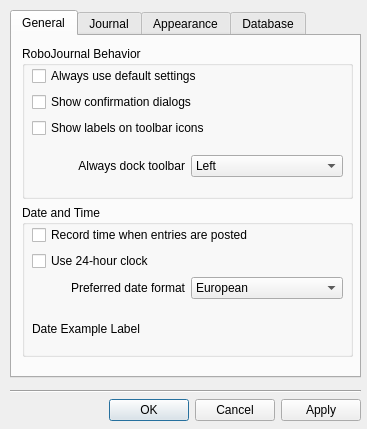
<?xml version="1.0" encoding="UTF-8"?>
<ui version="4.0">
 <class>Config</class>
 <widget class="QDialog" name="Config">
  <property name="geometry">
   <rect>
    <x>0</x>
    <y>0</y>
    <width>367</width>
    <height>429</height>
   </rect>
  </property>
  <property name="windowTitle">
   <string>Dialog</string>
  </property>
  <property name="windowIcon">
   <iconset resource="images.qrc">
    <normaloff>:/icons/robojournal-icon.png</normaloff>:/icons/robojournal-icon.png</iconset>
  </property>
  <widget class="QWidget" name="layoutWidget12">
   <property name="geometry">
    <rect>
     <x>10</x>
     <y>10</y>
     <width>351</width>
     <height>411</height>
    </rect>
   </property>
   <layout class="QVBoxLayout" name="verticalLayout_4">
    <item>
     <widget class="QTabWidget" name="TabBox">
      <property name="tabPosition">
       <enum>QTabWidget::North</enum>
      </property>
      <property name="tabShape">
       <enum>QTabWidget::Rounded</enum>
      </property>
      <property name="currentIndex">
       <number>0</number>
      </property>
      <property name="elideMode">
       <enum>Qt::ElideNone</enum>
      </property>
      <property name="documentMode">
       <bool>false</bool>
      </property>
      <widget class="QWidget" name="Tab_General">
       <attribute name="title">
        <string>General</string>
       </attribute>
       <attribute name="toolTip">
        <string>Program-wide settings</string>
       </attribute>
       <widget class="QWidget" name="layoutWidget1">
        <property name="geometry">
         <rect>
          <x>10</x>
          <y>10</y>
          <width>331</width>
          <height>311</height>
         </rect>
        </property>
        <layout class="QVBoxLayout" name="verticalLayout_5" stretch="1,1">
         <item>
          <widget class="QGroupBox" name="groupBox_2">
           <property name="title">
            <string>RoboJournal Behavior</string>
           </property>
           <widget class="QWidget" name="layoutWidget2">
            <property name="geometry">
             <rect>
              <x>10</x>
              <y>20</y>
              <width>311</width>
              <height>111</height>
             </rect>
            </property>
            <layout class="QGridLayout" name="gridLayout_4">
             <item row="0" column="0" colspan="2">
              <widget class="QCheckBox" name="UseDefaults">
               <property name="toolTip">
                <string>&lt;p&gt;If checked, this field will force RoboJournal to use or suggest default settings for all applicable situations.&lt;/p&gt;</string>
               </property>
               <property name="text">
                <string>Always use default settings</string>
               </property>
              </widget>
             </item>
             <item row="1" column="0" colspan="2">
              <widget class="QCheckBox" name="ShowConfirmation">
               <property name="toolTip">
                <string>&lt;!DOCTYPE HTML PUBLIC &quot;-//W3C//DTD HTML 4.0//EN&quot; &quot;http://www.w3.org/TR/REC-html40/strict.dtd&quot;&gt;
&lt;html&gt;&lt;head&gt;&lt;meta name=&quot;qrichtext&quot; content=&quot;1&quot; /&gt;&lt;style type=&quot;text/css&quot;&gt;
p, li { white-space: pre-wrap; }
&lt;/style&gt;&lt;/head&gt;&lt;body style=&quot; font-family:'Sans'; font-size:10pt; font-weight:400; font-style:normal;&quot;&gt;
&lt;p style=&quot; margin-top:12px; margin-bottom:12px; margin-left:0px; margin-right:0px; -qt-block-indent:0; text-indent:0px;&quot;&gt;If checked, this will force RoboJournal to ask confirmation for certain actions.&lt;span style=&quot; color:#000000;&quot;&gt; You should leave this checked unless you know what you're doing.&lt;/span&gt;&lt;/p&gt;&lt;/body&gt;&lt;/html&gt;</string>
               </property>
               <property name="text">
                <string>Show confirmation dialogs</string>
               </property>
              </widget>
             </item>
             <item row="2" column="0" colspan="2">
              <widget class="QCheckBox" name="IconText">
               <property name="toolTip">
                <string>&lt;p&gt;If checked, icons will have text labels. Some users may wish to disable these, especially if the toolbar is docked left or right.&lt;/p&gt;</string>
               </property>
               <property name="styleSheet">
                <string notr="true"/>
               </property>
               <property name="text">
                <string>Show labels on toolbar icons</string>
               </property>
              </widget>
             </item>
             <item row="3" column="0" colspan="2">
              <spacer name="verticalSpacer_3">
               <property name="orientation">
                <enum>Qt::Vertical</enum>
               </property>
               <property name="sizeHint" stdset="0">
                <size>
                 <width>20</width>
                 <height>18</height>
                </size>
               </property>
              </spacer>
             </item>
             <item row="4" column="0">
              <widget class="QLabel" name="label_4">
               <property name="text">
                <string>Always dock toolbar</string>
               </property>
               <property name="alignment">
                <set>Qt::AlignRight|Qt::AlignTrailing|Qt::AlignVCenter</set>
               </property>
              </widget>
             </item>
             <item row="4" column="1">
              <widget class="QComboBox" name="DefaultMenuPos">
               <item>
                <property name="text">
                 <string>Left</string>
                </property>
               </item>
               <item>
                <property name="text">
                 <string>Top (default)</string>
                </property>
               </item>
               <item>
                <property name="text">
                 <string>Right</string>
                </property>
               </item>
              </widget>
             </item>
            </layout>
           </widget>
          </widget>
         </item>
         <item>
          <widget class="QGroupBox" name="groupBox_7">
           <property name="title">
            <string>Date and Time</string>
           </property>
           <widget class="QWidget" name="layoutWidget3">
            <property name="geometry">
             <rect>
              <x>10</x>
              <y>20</y>
              <width>311</width>
              <height>111</height>
             </rect>
            </property>
            <layout class="QGridLayout" name="gridLayout" columnstretch="1,1">
             <item row="0" column="0" colspan="2">
              <widget class="QCheckBox" name="RecordTime">
               <property name="toolTip">
                <string>&lt;P&gt;Save the time of day when journal entries were made.&lt;/P&gt;</string>
               </property>
               <property name="text">
                <string>Record time when entries are posted</string>
               </property>
              </widget>
             </item>
             <item row="1" column="0" colspan="2">
              <widget class="QCheckBox" name="Use24Clock">
               <property name="toolTip">
                <string>&lt;!DOCTYPE HTML PUBLIC &quot;-//W3C//DTD HTML 4.0//EN&quot; &quot;http://www.w3.org/TR/REC-html40/strict.dtd&quot;&gt;
&lt;html&gt;&lt;head&gt;&lt;meta name=&quot;qrichtext&quot; content=&quot;1&quot; /&gt;&lt;style type=&quot;text/css&quot;&gt;
p, li { white-space: pre-wrap; }
&lt;/style&gt;&lt;/head&gt;&lt;body style=&quot; font-family:'MS Shell Dlg 2'; font-size:8.25pt; font-weight:400; font-style:normal;&quot;&gt;
&lt;p style=&quot; margin-top:12px; margin-bottom:12px; margin-left:0px; margin-right:0px; -qt-block-indent:0; text-indent:0px;&quot;&gt;&lt;span style=&quot; font-size:8pt;&quot;&gt;If checked, RoboJournal will display times in 24-hour format (e.g. 16:30 instead of 4:30 PM.) &lt;/span&gt;&lt;/p&gt;&lt;/body&gt;&lt;/html&gt;</string>
               </property>
               <property name="text">
                <string>Use 24-hour clock</string>
               </property>
              </widget>
             </item>
             <item row="2" column="0">
              <widget class="QLabel" name="label_8">
               <property name="text">
                <string>Preferred date format</string>
               </property>
               <property name="alignment">
                <set>Qt::AlignRight|Qt::AlignTrailing|Qt::AlignVCenter</set>
               </property>
              </widget>
             </item>
             <item row="2" column="1">
              <widget class="QComboBox" name="DateFormat">
               <property name="toolTip">
                <string>Choose the style you wish dates to appear in. </string>
               </property>
               <item>
                <property name="text">
                 <string>European</string>
                </property>
               </item>
               <item>
                <property name="text">
                 <string>USA</string>
                </property>
               </item>
               <item>
                <property name="text">
                 <string>ISO 8601</string>
                </property>
               </item>
              </widget>
             </item>
             <item row="3" column="0" colspan="2">
              <spacer name="verticalSpacer">
               <property name="orientation">
                <enum>Qt::Vertical</enum>
               </property>
               <property name="sizeHint" stdset="0">
                <size>
                 <width>270</width>
                 <height>13</height>
                </size>
               </property>
              </spacer>
             </item>
             <item row="4" column="0" colspan="2">
              <widget class="QLabel" name="DateExample">
               <property name="text">
                <string>Date Example Label</string>
               </property>
              </widget>
             </item>
            </layout>
           </widget>
          </widget>
         </item>
        </layout>
       </widget>
      </widget>
      <widget class="QWidget" name="Tab_Journal">
       <attribute name="title">
        <string>Journal</string>
       </attribute>
       <attribute name="toolTip">
        <string>Journal entry behavior settings</string>
       </attribute>
       <widget class="QWidget" name="layoutWidget4">
        <property name="geometry">
         <rect>
          <x>10</x>
          <y>10</y>
          <width>331</width>
          <height>311</height>
         </rect>
        </property>
        <layout class="QVBoxLayout" name="verticalLayout_6" stretch="0,0">
         <item>
          <widget class="QGroupBox" name="groupBox_4">
           <property name="title">
            <string>Entry Range</string>
           </property>
           <widget class="QWidget" name="layoutWidget5">
            <property name="geometry">
             <rect>
              <x>11</x>
              <y>21</y>
              <width>311</width>
              <height>124</height>
             </rect>
            </property>
            <layout class="QGridLayout" name="gridLayout_2">
             <item row="0" column="0" colspan="2">
              <widget class="QRadioButton" name="ShowAllEntries">
               <property name="text">
                <string>Show all entries in the database</string>
               </property>
              </widget>
             </item>
             <item row="1" column="0" colspan="2">
              <widget class="QRadioButton" name="ShowEntryRange">
               <property name="text">
                <string>Only show entries from a limited range</string>
               </property>
              </widget>
             </item>
             <item row="4" column="0" colspan="2">
              <spacer name="verticalSpacer_2">
               <property name="orientation">
                <enum>Qt::Vertical</enum>
               </property>
               <property name="sizeType">
                <enum>QSizePolicy::Fixed</enum>
               </property>
               <property name="sizeHint" stdset="0">
                <size>
                 <width>20</width>
                 <height>10</height>
                </size>
               </property>
              </spacer>
             </item>
             <item row="5" column="0">
              <widget class="QLabel" name="label_5">
               <property name="text">
                <string>Show entries from the last</string>
               </property>
               <property name="alignment">
                <set>Qt::AlignRight|Qt::AlignTrailing|Qt::AlignVCenter</set>
               </property>
              </widget>
             </item>
             <item row="5" column="1">
              <widget class="QComboBox" name="YearRange">
               <item>
                <property name="text">
                 <string>Year</string>
                </property>
               </item>
               <item>
                <property name="text">
                 <string>2 years</string>
                </property>
               </item>
               <item>
                <property name="text">
                 <string>3 years</string>
                </property>
               </item>
               <item>
                <property name="text">
                 <string>4 years</string>
                </property>
               </item>
               <item>
                <property name="text">
                 <string>5 years</string>
                </property>
               </item>
               <item>
                <property name="text">
                 <string>6 years</string>
                </property>
               </item>
               <item>
                <property name="text">
                 <string>7 years</string>
                </property>
               </item>
               <item>
                <property name="text">
                 <string>8 years</string>
                </property>
               </item>
               <item>
                <property name="text">
                 <string>9 years</string>
                </property>
               </item>
               <item>
                <property name="text">
                 <string>10 years</string>
                </property>
               </item>
              </widget>
             </item>
             <item row="3" column="0" colspan="2">
              <widget class="QCheckBox" name="RangeIndicator">
               <property name="toolTip">
                <string>If checked, RoboJournal displays the selected year range adjacent to the entry count.</string>
               </property>
               <property name="styleSheet">
                <string notr="true">m</string>
               </property>
               <property name="text">
                <string>Show year range indicator on statusbar</string>
               </property>
              </widget>
             </item>
             <item row="2" column="0" colspan="2">
              <widget class="Line" name="line_2">
               <property name="orientation">
                <enum>Qt::Horizontal</enum>
               </property>
              </widget>
             </item>
            </layout>
           </widget>
          </widget>
         </item>
         <item>
          <widget class="QGroupBox" name="groupBox_6">
           <property name="title">
            <string>Journal Behavior</string>
           </property>
           <widget class="QWidget" name="layoutWidget6">
            <property name="geometry">
             <rect>
              <x>10</x>
              <y>23</y>
              <width>311</width>
              <height>101</height>
             </rect>
            </property>
            <layout class="QVBoxLayout" name="verticalLayout">
             <item>
              <widget class="QCheckBox" name="SortByDay">
               <property name="toolTip">
                <string>&lt;!DOCTYPE HTML PUBLIC &quot;-//W3C//DTD HTML 4.0//EN&quot; &quot;http://www.w3.org/TR/REC-html40/strict.dtd&quot;&gt;
&lt;html&gt;&lt;head&gt;&lt;meta name=&quot;qrichtext&quot; content=&quot;1&quot; /&gt;&lt;style type=&quot;text/css&quot;&gt;
p, li { white-space: pre-wrap; }
&lt;/style&gt;&lt;/head&gt;&lt;body style=&quot; font-family:'Sans'; font-size:10pt; font-weight:400; font-style:normal;&quot;&gt;
&lt;p style=&quot; margin-top:12px; margin-bottom:12px; margin-left:0px; margin-right:0px; -qt-block-indent:0; text-indent:0px;&quot;&gt;This option controls the complexity of the entry list. If checked, RoboJournal will sort all entries by the day they were made. (default behavior) If unchecked, all entries from the same month will be grouped together.&lt;/p&gt;&lt;/body&gt;&lt;/html&gt;</string>
               </property>
               <property name="text">
                <string>Sort journal entries by day</string>
               </property>
              </widget>
             </item>
             <item>
              <widget class="QCheckBox" name="ShowTitle">
               <property name="text">
                <string>Show title for journal entries</string>
               </property>
              </widget>
             </item>
             <item>
              <widget class="QCheckBox" name="AlternateRows">
               <property name="toolTip">
                <string>&lt;p&gt;&lt;b&gt;UI TWEAK:&lt;/b&gt; If checked, this option causes the entry tree to display alternating row colors to make the list easier to read. Depending on the color scheme you're using, this may look good or completely hideous, so you may wish to disable it in certain situations.&lt;/p&gt;</string>
               </property>
               <property name="text">
                <string>Alternate row colors in entry tree</string>
               </property>
              </widget>
             </item>
             <item>
              <widget class="QCheckBox" name="AutoLoad">
               <property name="toolTip">
                <string>&lt;p&gt;If this box is checked, Robojournal will load the most recent entry automatically at login time.&lt;/p&gt;</string>
               </property>
               <property name="text">
                <string>Load newest entry automatically</string>
               </property>
              </widget>
             </item>
            </layout>
           </widget>
          </widget>
         </item>
        </layout>
       </widget>
      </widget>
      <widget class="QWidget" name="Tab_Appearance">
       <attribute name="title">
        <string>Appearance</string>
       </attribute>
       <attribute name="toolTip">
        <string>Program appearance settings</string>
       </attribute>
       <widget class="QGroupBox" name="groupBox_8">
        <property name="geometry">
         <rect>
          <x>10</x>
          <y>10</y>
          <width>331</width>
          <height>81</height>
         </rect>
        </property>
        <property name="title">
         <string>Theme</string>
        </property>
        <widget class="QWidget" name="layoutWidget7">
         <property name="geometry">
          <rect>
           <x>11</x>
           <y>21</y>
           <width>311</width>
           <height>48</height>
          </rect>
         </property>
         <layout class="QVBoxLayout" name="verticalLayout_2">
          <item>
           <widget class="QRadioButton" name="NativeAppearance">
            <property name="text">
             <string>Use native operating system appearance</string>
            </property>
           </widget>
          </item>
          <item>
           <widget class="QRadioButton" name="CustomAppearance">
            <property name="text">
             <string>Use custom font/background</string>
            </property>
           </widget>
          </item>
         </layout>
        </widget>
       </widget>
       <widget class="QGroupBox" name="CustomizeSettings">
        <property name="geometry">
         <rect>
          <x>10</x>
          <y>100</y>
          <width>331</width>
          <height>231</height>
         </rect>
        </property>
        <property name="title">
         <string>Customize</string>
        </property>
        <widget class="QWidget" name="layoutWidget8">
         <property name="geometry">
          <rect>
           <x>10</x>
           <y>20</y>
           <width>311</width>
           <height>201</height>
          </rect>
         </property>
         <layout class="QGridLayout" name="gridLayout_3">
          <item row="0" column="0" colspan="4">
           <widget class="QLabel" name="label_9">
            <property name="text">
             <string>Select journal entry font/size:</string>
            </property>
           </widget>
          </item>
          <item row="1" column="2" colspan="2">
           <widget class="QComboBox" name="FontSize">
            <property name="editable">
             <bool>true</bool>
            </property>
            <property name="currentIndex">
             <number>4</number>
            </property>
            <item>
             <property name="text">
              <string>8</string>
             </property>
            </item>
            <item>
             <property name="text">
              <string>9</string>
             </property>
            </item>
            <item>
             <property name="text">
              <string>10</string>
             </property>
            </item>
            <item>
             <property name="text">
              <string>11</string>
             </property>
            </item>
            <item>
             <property name="text">
              <string>12</string>
             </property>
            </item>
            <item>
             <property name="text">
              <string>14</string>
             </property>
            </item>
            <item>
             <property name="text">
              <string>16</string>
             </property>
            </item>
            <item>
             <property name="text">
              <string>18</string>
             </property>
            </item>
            <item>
             <property name="text">
              <string>20</string>
             </property>
            </item>
            <item>
             <property name="text">
              <string>22</string>
             </property>
            </item>
            <item>
             <property name="text">
              <string>24</string>
             </property>
            </item>
            <item>
             <property name="text">
              <string>26</string>
             </property>
            </item>
           </widget>
          </item>
          <item row="2" column="0">
           <widget class="QLabel" name="label_10">
            <property name="text">
             <string>Font color:</string>
            </property>
           </widget>
          </item>
          <item row="2" column="1">
           <widget class="QLineEdit" name="ColorValue">
            <property name="text">
             <string/>
            </property>
            <property name="readOnly">
             <bool>false</bool>
            </property>
           </widget>
          </item>
          <item row="2" column="2" colspan="2">
           <widget class="QPushButton" name="ColorButton">
            <property name="text">
             <string>Choose</string>
            </property>
            <property name="icon">
             <iconset resource="images.qrc">
              <normaloff>:/icons/color_wheel.png</normaloff>:/icons/color_wheel.png</iconset>
            </property>
           </widget>
          </item>
          <item row="3" column="0" colspan="4">
           <widget class="QLabel" name="label_11">
            <property name="text">
             <string>Select background image from disk:</string>
            </property>
           </widget>
          </item>
          <item row="4" column="0" colspan="2">
           <widget class="QLineEdit" name="BGImage">
            <property name="readOnly">
             <bool>false</bool>
            </property>
           </widget>
          </item>
          <item row="4" column="2">
           <widget class="QPushButton" name="BrowseButton">
            <property name="toolTip">
             <string>&lt;!DOCTYPE HTML PUBLIC &quot;-//W3C//DTD HTML 4.0//EN&quot; &quot;http://www.w3.org/TR/REC-html40/strict.dtd&quot;&gt;
&lt;html&gt;&lt;head&gt;&lt;meta name=&quot;qrichtext&quot; content=&quot;1&quot; /&gt;&lt;style type=&quot;text/css&quot;&gt;
p, li { white-space: pre-wrap; }
&lt;/style&gt;&lt;/head&gt;&lt;body style=&quot; font-family:'DejaVu Sans'; font-size:9pt; font-weight:400; font-style:normal;&quot;&gt;
&lt;p style=&quot; margin-top:0px; margin-bottom:0px; margin-left:0px; margin-right:0px; -qt-block-indent:0; text-indent:0px;&quot;&gt;&lt;span style=&quot; font-family:'MS Shell Dlg 2'; font-size:8pt;&quot;&gt;Browse for an image on your computer (this turns background on)&lt;/span&gt;&lt;/p&gt;&lt;/body&gt;&lt;/html&gt;</string>
            </property>
            <property name="text">
             <string/>
            </property>
            <property name="icon">
             <iconset resource="images.qrc">
              <normaloff>:/icons/folder_picture.png</normaloff>:/icons/folder_picture.png</iconset>
            </property>
           </widget>
          </item>
          <item row="4" column="3">
           <widget class="QPushButton" name="ClearButton">
            <property name="toolTip">
             <string>&lt;p&gt;Clear current image (this turns background off)&lt;/p&gt;</string>
            </property>
            <property name="text">
             <string/>
            </property>
            <property name="icon">
             <iconset resource="images.qrc">
              <normaloff>:/icons/cross.png</normaloff>:/icons/cross.png</iconset>
            </property>
           </widget>
          </item>
          <item row="5" column="0" colspan="4">
           <widget class="QCheckBox" name="TileBackground">
            <property name="toolTip">
             <string>&lt;p&gt;If checked, RoboJournal will repeat the background image on the X and Y axis. Use of seamless images is recommended.&lt;/p&gt;
</string>
            </property>
            <property name="text">
             <string>Tile background image</string>
            </property>
           </widget>
          </item>
          <item row="6" column="0" colspan="4">
           <widget class="QCheckBox" name="Entrylist_Background">
            <property name="toolTip">
             <string>&lt;p&gt;If checked, RoboJournal will apply the background texture to the entry list tree. If you clear or change the background image, you may need to restart RoboJournal for the changes to take effect.&lt;/p&gt;</string>
            </property>
            <property name="text">
             <string>Apply background image to entry list</string>
            </property>
           </widget>
          </item>
          <item row="1" column="0" colspan="2">
           <widget class="QFontComboBox" name="Font"/>
          </item>
         </layout>
        </widget>
       </widget>
      </widget>
      <widget class="QWidget" name="Tab_Database">
       <attribute name="title">
        <string>Database</string>
       </attribute>
       <attribute name="toolTip">
        <string>Database backend settings</string>
       </attribute>
       <widget class="QGroupBox" name="groupBox">
        <property name="geometry">
         <rect>
          <x>10</x>
          <y>80</y>
          <width>329</width>
          <height>121</height>
         </rect>
        </property>
        <property name="title">
         <string>Default Database Settings</string>
        </property>
        <widget class="QWidget" name="layoutWidget9">
         <property name="geometry">
          <rect>
           <x>10</x>
           <y>20</y>
           <width>311</width>
           <height>92</height>
          </rect>
         </property>
         <layout class="QGridLayout" name="Settinglayout">
          <item row="0" column="0">
           <widget class="QLabel" name="label">
            <property name="layoutDirection">
             <enum>Qt::LeftToRight</enum>
            </property>
            <property name="text">
             <string>Default host</string>
            </property>
            <property name="alignment">
             <set>Qt::AlignRight|Qt::AlignTrailing|Qt::AlignVCenter</set>
            </property>
           </widget>
          </item>
          <item row="0" column="1">
           <widget class="QLineEdit" name="DefaultHost"/>
          </item>
          <item row="1" column="0">
           <widget class="QLabel" name="label_2">
            <property name="text">
             <string>Default database</string>
            </property>
           </widget>
          </item>
          <item row="1" column="1">
           <widget class="QLineEdit" name="DefaultDB"/>
          </item>
          <item row="2" column="0">
           <widget class="QLabel" name="label_3">
            <property name="text">
             <string>Default username</string>
            </property>
            <property name="alignment">
             <set>Qt::AlignRight|Qt::AlignTrailing|Qt::AlignVCenter</set>
            </property>
           </widget>
          </item>
          <item row="2" column="1">
           <widget class="QLineEdit" name="DefaultUser"/>
          </item>
         </layout>
        </widget>
       </widget>
       <widget class="QGroupBox" name="groupBox_3">
        <property name="geometry">
         <rect>
          <x>10</x>
          <y>210</y>
          <width>329</width>
          <height>81</height>
         </rect>
        </property>
        <property name="title">
         <string>Security</string>
        </property>
        <widget class="QWidget" name="layoutWidget10">
         <property name="geometry">
          <rect>
           <x>10</x>
           <y>20</y>
           <width>311</width>
           <height>48</height>
          </rect>
         </property>
         <layout class="QVBoxLayout" name="verticalLayout_3">
          <item>
           <widget class="QCheckBox" name="AllowRoot">
            <property name="text">
             <string>Allow root database logins </string>
            </property>
           </widget>
          </item>
          <item>
           <widget class="QCheckBox" name="UseSSL">
            <property name="text">
             <string>Use SSL encryption</string>
            </property>
           </widget>
          </item>
         </layout>
        </widget>
       </widget>
       <widget class="QGroupBox" name="groupBox_5">
        <property name="geometry">
         <rect>
          <x>11</x>
          <y>11</y>
          <width>329</width>
          <height>61</height>
         </rect>
        </property>
        <property name="title">
         <string>Backend</string>
        </property>
        <widget class="QWidget" name="layoutWidget11">
         <property name="geometry">
          <rect>
           <x>11</x>
           <y>20</y>
           <width>311</width>
           <height>32</height>
          </rect>
         </property>
         <layout class="QGridLayout" name="generaldblayout">
          <item row="0" column="0">
           <widget class="QLabel" name="label_6">
            <property name="text">
             <string>Database type</string>
            </property>
            <property name="alignment">
             <set>Qt::AlignRight|Qt::AlignTrailing|Qt::AlignVCenter</set>
            </property>
           </widget>
          </item>
          <item row="0" column="1">
           <widget class="QComboBox" name="DBEngine">
            <property name="editable">
             <bool>false</bool>
            </property>
            <property name="sizeAdjustPolicy">
             <enum>QComboBox::AdjustToContents</enum>
            </property>
            <item>
             <property name="text">
              <string>MySQL   </string>
             </property>
            </item>
            <item>
             <property name="text">
              <string>SQLite</string>
             </property>
            </item>
            <item>
             <property name="text">
              <string>Postgres</string>
             </property>
            </item>
           </widget>
          </item>
          <item row="0" column="3">
           <widget class="QLineEdit" name="DBPort">
            <property name="maxLength">
             <number>4</number>
            </property>
           </widget>
          </item>
          <item row="0" column="2">
           <widget class="QLabel" name="label_7">
            <property name="text">
             <string>Port</string>
            </property>
           </widget>
          </item>
         </layout>
        </widget>
       </widget>
      </widget>
     </widget>
    </item>
    <item>
     <spacer name="verticalSpacer_4">
      <property name="orientation">
       <enum>Qt::Vertical</enum>
      </property>
      <property name="sizeType">
       <enum>QSizePolicy::Maximum</enum>
      </property>
      <property name="sizeHint" stdset="0">
       <size>
        <width>20</width>
        <height>6</height>
       </size>
      </property>
     </spacer>
    </item>
    <item>
     <widget class="Line" name="line">
      <property name="orientation">
       <enum>Qt::Horizontal</enum>
      </property>
     </widget>
    </item>
    <item>
     <widget class="QDialogButtonBox" name="buttonBox">
      <property name="orientation">
       <enum>Qt::Horizontal</enum>
      </property>
      <property name="standardButtons">
       <set>QDialogButtonBox::Apply|QDialogButtonBox::Cancel|QDialogButtonBox::Ok</set>
      </property>
     </widget>
    </item>
   </layout>
  </widget>
 </widget>
 <resources>
  <include location="images.qrc"/>
 </resources>
 <connections>
  <connection>
   <sender>buttonBox</sender>
   <signal>accepted()</signal>
   <receiver>Config</receiver>
   <slot>accept()</slot>
   <hints>
    <hint type="sourcelabel">
     <x>248</x>
     <y>254</y>
    </hint>
    <hint type="destinationlabel">
     <x>157</x>
     <y>274</y>
    </hint>
   </hints>
  </connection>
  <connection>
   <sender>buttonBox</sender>
   <signal>rejected()</signal>
   <receiver>Config</receiver>
   <slot>reject()</slot>
   <hints>
    <hint type="sourcelabel">
     <x>316</x>
     <y>260</y>
    </hint>
    <hint type="destinationlabel">
     <x>286</x>
     <y>274</y>
    </hint>
   </hints>
  </connection>
 </connections>
</ui>
